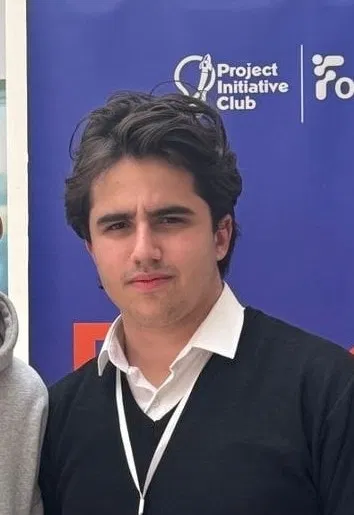
#> input picture generator/source.png, 354 x 515 px, found by its file name
$ python portrait.py
#> lines starting #> are read from the running program, lines starting #| are printed output that depends on the picture; after the words box and inside, x2 and y2 are one past the last pixel; in counts of white or black regions, pixels touching at a corner belong together
import numpy as np
from PIL import Image, ImageOps, ImageEnhance, ImageFilter
from scipy import ndimage
import json, math

SRC = "/home/claude/profile/source.png"
GRID_W, GRID_H = 300, 340

def load_crop():
    im = Image.open(SRC).convert("RGB")
    # head-and-shoulders crop, trims the fragments of other people at edges
    im = im.crop((35, 150, 334, 506))  # head-and-shoulders; trims the "Project Initiative
                                        # Club" backdrop signage and the edge of the next person
    im = im.resize((GRID_W, GRID_H), Image.LANCZOS)
    return im

def prep_gray(im):
    g = im.convert("L")
    g = ImageOps.autocontrast(g, cutoff=1)
    g = ImageEnhance.Contrast(g).enhance(1.3)
    g = g.filter(ImageFilter.UnsharpMask(radius=3, percent=140, threshold=3))
    return np.asarray(g, dtype=np.float64)

def segment_subject(im):
    arr = np.asarray(im, dtype=np.float64)
    # sample background swatches from the four corners (backdrop banner)
    corners = np.concatenate([
        arr[0:10, 0:10].reshape(-1, 3),
        arr[0:10, -10:].reshape(-1, 3),
    ], axis=0)
    bg_color = np.median(corners, axis=0)
    dist = np.linalg.norm(arr - bg_color, axis=2)
    mask = dist > 40  # color-distance threshold
    # sever thin single-pixel bridges (e.g. where hair edge anti-aliases into nearby
    # background signage) before component selection, so they don't fuse into one blob
    mask = ndimage.binary_opening(mask, structure=np.ones((3, 3)))
    # pick the largest connected component BEFORE any closing, so a nearby disjoint
    # bright region (e.g. background signage) can't bridge into the subject mask
    labeled, n = ndimage.label(mask)
    if n > 0:
        sizes = ndimage.sum(mask, labeled, range(1, n + 1))
        biggest = np.argmax(sizes) + 1
        mask = labeled == biggest
    mask = ndimage.binary_closing(mask, structure=np.ones((5, 5)))
    mask = ndimage.binary_fill_holes(mask)
    # re-select the largest component again post-closing/fill, in case closing merged slivers
    labeled, n = ndimage.label(mask)
    if n > 0:
        sizes = ndimage.sum(mask, labeled, range(1, n + 1))
        biggest = np.argmax(sizes) + 1
        mask = labeled == biggest
    mask = ndimage.binary_erosion(mask, structure=np.ones((3, 3)))
    return mask

def floyd_steinberg(aff, mask=None):
    """aff: float array, higher = more likely to place a dot. serpentine FS dithering.
    error is never diffused outside mask (prevents bleed along the silhouette edge)."""
    h, w = aff.shape
    buf = aff.copy()
    out = np.zeros((h, w), dtype=np.uint8)
    for y in range(h):
        xs = range(w) if y % 2 == 0 else range(w - 1, -1, -1)
        d = 1 if y % 2 == 0 else -1
        for x in xs:
            if mask is not None and not mask[y, x]:
                continue
            old = buf[y, x]
            new = 255.0 if old >= 128 else 0.0
            out[y, x] = 1 if new == 255.0 else 0
            err = old - new
            for ny, nx, frac in ((y, x + d, 7/16), (y + 1, x - d, 3/16), (y + 1, x, 5/16), (y + 1, x + d, 1/16)):
                if 0 <= ny < h and 0 <= nx < w:
                    if mask is None or mask[ny, nx]:
                        buf[ny, nx] += err * frac
    return out

def evenness_metric(coords, groups, grid_w, grid_h, n_groups, bins=6):
    """Tests whether each group draws proportionally from the SAME spatial density as the
    full portrait (i.e. no group is a spatial wipe/quadrant/patch). For every bin, a group's
    expected share is (bin's overall dot count) * (group size / total dots). Returns the mean
    relative deviation across bins+groups, weighted by bin population. Lower = better scatter."""
    if len(coords) == 0:
        return 0.0
    xs = np.array([c[0] for c in coords])
    ys = np.array([c[1] for c in coords])
    groups = np.array(groups)
    x0, x1 = xs.min(), xs.max() + 1
    y0, y1 = ys.min(), ys.max() + 1
    bx = np.clip(((xs - x0) / (x1 - x0) * bins).astype(int), 0, bins - 1)
    by = np.clip(((ys - y0) / (y1 - y0) * bins).astype(int), 0, bins - 1)
    bin_id = bx * bins + by
    total = len(coords)
    devs, weights = [], []
    for b in range(bins * bins):
        in_bin = bin_id == b
        bin_total = in_bin.sum()
        if bin_total < n_groups:  # too sparse a cell to judge distribution
            continue
        for g in range(n_groups):
            group_size = (groups == g).sum()
            expect = bin_total * (group_size / total)
            actual = (in_bin & (groups == g)).sum()
            if expect > 0:
                devs.append(abs(actual - expect) / expect)
                weights.append(expect)
    if not devs:
        return 0.0
    return float(np.average(devs, weights=weights))

def build(mode):
    im = load_crop()
    gray = prep_gray(im)
    mask = segment_subject(im)  # both themes render the subject only; the panel's
                                 # own theme background shows through everywhere else
    if mode == "dark":
        aff = gray  # bright = dot (illuminated subject glows on dark background)
    else:
        aff = 255.0 - gray  # dark regions of the subject = dot (ink-on-paper feel)
    dots = floyd_steinberg(aff, mask=mask)

    ys, xs = np.nonzero(dots)
    coords = list(zip(xs.tolist(), ys.tolist()))

    # thin toward the ~17k dot / ~900KB-1MB banner budget from the brief
    thin_rng = np.random.default_rng(7)
    thin_factor = 0.72 if mode == "dark" else 0.30
    keep = thin_rng.random(len(coords)) < thin_factor
    coords = [c for c, k in zip(coords, keep) if k]

    # assign each dot to one of 60 interleaved fade groups, scattered (not row/quadrant based)
    n_groups = 60
    rng = np.random.default_rng(42)
    order = rng.permutation(len(coords))
    groups = [0] * len(coords)
    for rank, i in enumerate(order):
        groups[i] = rank % n_groups

    even = evenness_metric(coords, groups, GRID_W, GRID_H, n_groups)
    ink_coverage = len(coords) / (GRID_W * GRID_H)

    result = {
        "mode": mode,
        "grid_w": GRID_W,
        "grid_h": GRID_H,
        "dot_count": len(coords),
        "ink_coverage": ink_coverage,
        "evenness": even,
        "coords": coords,
        "groups": groups,
    }
    with open(f"/home/claude/profile/build/dots_{mode}.json", "w") as f:
        json.dump(result, f)
    print(mode, "dots:", len(coords), "ink_coverage:", round(ink_coverage, 4), "evenness:", round(even, 4))

build("dark")
#> in load_crop, im is the input picture: PIL image 354x515 RGB; mean R, G, B 94.3, 89.5, 119.4
#> in prep_gray, `g = g.filter(ImageFilter.UnsharpMask(radius=3, percent=140, threshold=..`:
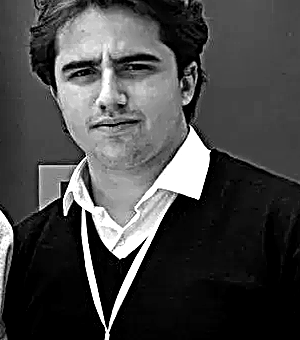
#> g: PIL image 300x340 L; min 0, max 255, mean 70
#> in segment_subject, `corners = np.concatenate([ arr[0:10, 0:10].reshape(-1, 3), arr[0:10, -..`: corners = 200 rows, first 8: [62, 72, 141], [62, 71, 145], [62, 70, 147], [64, 71, 151], [64, 71, 151], [67, 75, 152], [67, 75, 150], [68, 77, 151]
#> in segment_subject, `bg_color = np.median(corners, axis=0)`: bg_color = [67, 75, 153]
#> in segment_subject, `mask = dist > 40`:
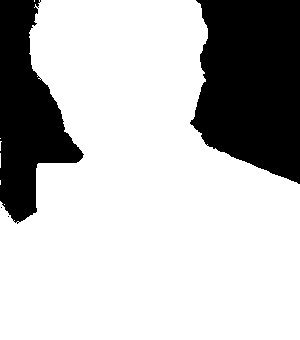
#> mask: shape (340, 300) bool; 74.5% white; 4 black regions (2 under 20 px), largest, box (x1, y1, x2, y2) and area: (190, 0, 300, 184) 16205, (0, 0, 84, 224) 9854
#> in segment_subject, `mask = ndimage.binary_opening(mask, structure=np.ones((3, 3)))`: mask: shape (340, 300) bool; 74.4% white; 2 black regions, box (x1, y1, x2, y2) and area: (190, 0, 300, 184) 16211, (0, 0, 84, 224) 9945
#> in segment_subject, `labeled, n = ndimage.label(mask)`: n = 1
#> in segment_subject, `sizes = ndimage.sum(mask, labeled, range(1, n + 1))`: sizes = [75844]
#> in segment_subject, `biggest = np.argmax(sizes) + 1`: biggest = 1
#> in segment_subject, `mask = ndimage.binary_closing(mask, structure=np.ones((5, 5)))`: mask: shape (340, 300) bool; 72.9% white; 1 black region, box (x1, y1, x2, y2) and area: (0, 0, 300, 340) 27617
#> in segment_subject, `sizes = ndimage.sum(mask, labeled, range(1, n + 1))`: sizes = [74383]
#> in segment_subject, `mask = ndimage.binary_erosion(mask, structure=np.ones((3, 3)))`: mask: shape (340, 300) bool; 71.5% white; 1 black region, box (x1, y1, x2, y2) and area: (0, 0, 300, 340) 29059
#> after the loop in floyd_steinberg, `for y in range(h):`:
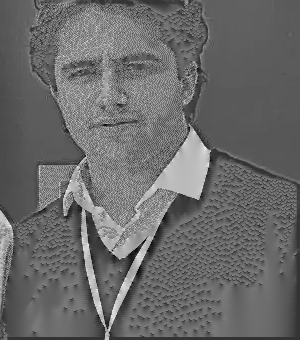
#> buf: shape (340, 300) float64; min -91.43, max 360.6, mean 97.1; drawn with min black and max white
#> after the loop in floyd_steinberg, `for y in range(h):`:
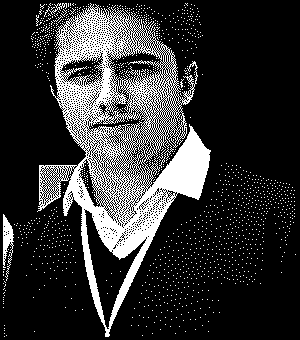
#> out: shape (340, 300); values 0 (black) and 1 (white), 20% white; 1275 white regions (1272 under 20 px), largest, box (x1, y1, x2, y2) and area: (37, 3, 211, 337) 18519, (3, 214, 14, 281) 353, (44, 3, 67, 17) 65
#> in build, `coords = list(zip(xs.tolist(), ys.tolist()))`: coords = 20429 items
#> in build, `coords = [c for c, k in zip(coords, keep) if k]`: coords = 14600 pairs, first value 3 to 295, second value 3 to 336
#> in build, `order = rng.permutation(len(coords))`: order = 14600 values, max 14599 at index 9243, min 0 at index 8838, mean 7299.5
#> in build, `groups = [0] * len(coords)`: groups = 14600 values from 0 to 0
#> the loop in build, `for rank, i in enumerate(order):` made 14600 passes
#> i on passes 1 to 3: 10421, 1386, 2519
#> after the loop in build, `for rank, i in enumerate(order):`: groups = 14600 values, max 59 at index 2, min 0 at index 85, mean 29.47
#> in evenness_metric, `xs = np.array([c[0] for c in coords])`: xs = 14600 values, max 295 at index 13599, min 3 at index 11637, mean 121.9
#> in evenness_metric, `ys = np.array([c[1] for c in coords])`: ys = 14600 values from 3 to 336
#> in evenness_metric, `x0, x1 = xs.min(), xs.max() + 1`: x0 = 3; x1 = 296
#> in evenness_metric, `y0, y1 = ys.min(), ys.max() + 1`: y0 = 3; y1 = 337
#> in evenness_metric, `bx = np.clip(((xs - x0) / (x1 - x0) * bins).astype(int), 0, bins - 1)`: bx = 14600 values, max 5 at index 8832, min 0 at index 0, mean 1.94
#> in evenness_metric, `by = np.clip(((ys - y0) / (y1 - y0) * bins).astype(int), 0, bins - 1)`: by = 14600 values from 0 to 5
#> in evenness_metric, `bin_id = bx * bins + by`: bin_id = 14600 values, max 35 at index 14128, min 0 at index 0, mean 13.7
#> in evenness_metric, `total = len(coords)`: total = 14600
#> the loop in evenness_metric, `for b in range(bins * bins):` made 36 passes
#> bin_total on passes 1 to 12: 124, 20, 37, 269, 246, 17, 1144, 1066, 715, 942, 323, 147
#> after the loop in evenness_metric, `for b in range(bins * bins):`: devs = 1440 values, max 1.93 at index 1363, min 0.00021 at index 796, mean 0.332; weights = 1440 values, max 21.02 at index 720, min 1.36 at index 1340, mean 10.02
#> in build, `even = evenness_metric(coords, groups, GRID_W, GRID_H, n_groups)`: even = 0.226
#> in build, `ink_coverage = len(coords) / (GRID_W * GRID_H)`: ink_coverage = 0.143
#| dark dots: 14600 ink_coverage: 0.1431 evenness: 0.2256
build("light")
#> call 2 of build, with mode = 'light'
#> in build (call 2), `aff = 255.0 - gray`:
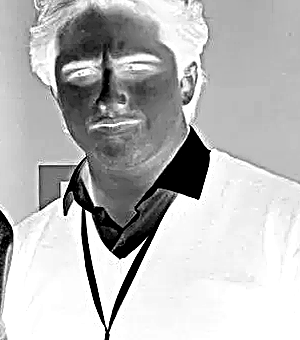
#> aff: shape (340, 300) float64; min 0, max 255, mean 185
#> after the loop in floyd_steinberg (call 2), `for y in range(h):`:
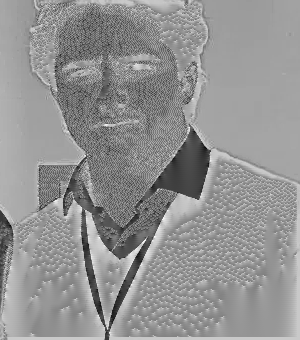
#> buf: shape (340, 300) float64; min -102.6, max 350.5, mean 159; drawn with min black and max white
#> after the loop in floyd_steinberg (call 2), `for y in range(h):`:
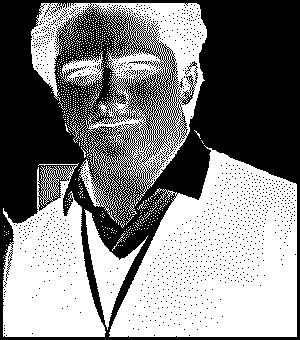
#> out: shape (340, 300); values 0 (black) and 1 (white), 51.5% white; 1235 black regions (1233 under 20 px), largest, box (x1, y1, x2, y2) and area: (0, 0, 300, 340) 48079, (124, 70, 136, 75) 21
#> in build (call 2), `coords = list(zip(xs.tolist(), ys.tolist()))`: coords = 52505 items
#> in build (call 2), `coords = [c for c, k in zip(coords, keep) if k]`: coords = 15697 pairs, first value 3 to 296, second value 3 to 336
#> in build (call 2), `order = rng.permutation(len(coords))`: order = 15697 values, max 15696 at index 916, min 0 at index 9487, mean 7848
#> in build (call 2), `groups = [0] * len(coords)`: groups = 15697 values from 0 to 0
#> the loop in build (call 2), `for rank, i in enumerate(order):` made 15697 passes
#> i on passes 1 to 3: 15267, 9333, 6040
#> after the loop in build (call 2), `for rank, i in enumerate(order):`: groups = 15697 values, max 59 at index 6, min 0 at index 51, mean 29.47
#> the loop in evenness_metric (call 2), `for b in range(bins * bins):` made 36 passes
#> bin_total on passes 1 to 12: 264, 94, 22, 221, 705, 813, 329, 317, 177, 413, 674, 749
#> in build (call 2), `even = evenness_metric(coords, groups, GRID_W, GRID_H, n_groups)`: even = 0.261
#> in build (call 2), `ink_coverage = len(coords) / (GRID_W * GRID_H)`: ink_coverage = 0.154
#| light dots: 15697 ink_coverage: 0.1539 evenness: 0.2609
